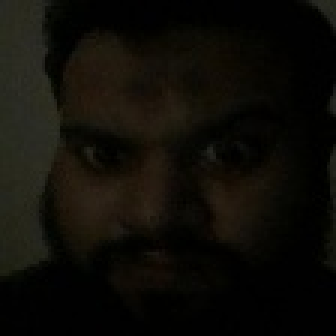
//> input picture code/ascend_310B/smart_ip_interaction/datasets/emotion_dataset_6cls/test/angry/20231118_194043_jpg.rf.3103f7b5193b400b794ffb58ec3b2d90_0.jpg, 112 x 112 px (shown 3 times larger)
$ ./xf_tvl1_tb ../../../../../../ascend_310B/smart_ip_interaction/datasets/emotion_dataset_6cls/test/angry/20231118_194043_jpg.rf.3103f7b5193b400b794ffb58ec3b2d90_0.jpg ../../../../../../ascend_310B/smart_ip_interaction/datasets/emotion_dataset_6cls/test/angry/4_jpg.rf.f9677a5917b25f15e8441198f8145abc_0.jpg   (built with g++ and OpenCV 4)
//> lines starting //> are read from the running program, lines starting //| are printed output that depends on the picture
// [16 lines of licence text are left out]

#include "common/xf_headers.hpp"
#include "xf_tvl1_tb_config.h"
#include "video/xf_tvl1_wrapper.hpp"
#include "opencv2/optflow.hpp"

using namespace std;
using namespace cv;
using namespace std::chrono;

typedef unsigned char pix_t;
typedef unsigned char IN_TYPE2;

typedef struct __rgba {
    IN_TYPE2 r, g, b;
    IN_TYPE2 a; // can be unused
} rgba_t;
typedef struct __rgb { IN_TYPE2 r, g, b; } rgb_t;

static void getPseudoColorInt(pix_t pix, float fx, float fy, rgba_t& rgba) {
    // normalization factor is key for good visualization. Make this auto-ranging
    // or controllable from the host TODO
    // const int normFac = 127/2;
    const int normFac = 10;

    int y = 127 + (int)(fy * normFac);
    int x = 127 + (int)(fx * normFac);
    if (y > 255) y = 255;
    if (y < 0) y = 0;
    if (x > 255) x = 255;
    if (x < 0) x = 0;

    rgb_t rgb;
    if (x > 127) {
        if (y < 128) {
            // 1 quad
            rgb.r = x - 127 + (127 - y) / 2;
            rgb.g = (127 - y) / 2;
            rgb.b = 0;
        } else {
            // 4 quad
            rgb.r = x - 127;
            rgb.g = 0;
            rgb.b = y - 127;
        }
    } else {
        if (y < 128) {
            // 2 quad
            rgb.r = (127 - y) / 2;
            rgb.g = 127 - x + (127 - y) / 2;
            rgb.b = 0;
        } else {
            // 3 quad
            rgb.r = 0;
            rgb.g = 128 - x;
            rgb.b = y - 127;
        }
    }

    rgba.r = pix / 4 + 3 * rgb.r / 4;
    rgba.g = pix / 4 + 3 * rgb.g / 4;
    rgba.b = pix / 4 + 3 * rgb.b / 4;
    rgba.a = 255;
    // rgba.r = rgb.r;
    // rgba.g = rgb.g;
    // rgba.b = rgb.b ;
}

void writeOpticalFlowToFile(const Mat_<Point2f>& flow, const string& fileName) {
    const char FLO_TAG_STRING[] = "PIEH"; // use this when WRITING the file
    ofstream file(fileName.c_str(), ios_base::binary);

    file << FLO_TAG_STRING;

    file.write((const char*)&flow.cols, sizeof(int));
    file.write((const char*)&flow.rows, sizeof(int));

    for (int i = 0; i < flow.rows; ++i) {
        for (int j = 0; j < flow.cols; ++j) {
            const Point2f u = flow(i, j);

            file.write((const char*)&u.x, sizeof(float));
            file.write((const char*)&u.y, sizeof(float));
        }
    }
}

void Write_FLowimage(cv::Mat frame1, Mat_<Point2f> flow, bool hwout_en) {
    const string gold_flow_path = "tvl1_flow.flo";
    writeOpticalFlowToFile(flow, gold_flow_path);

    rgba_t pix;
    Point2f u;
    cv::Mat frame_out(frame1.size(), CV_8UC4);

    for (int r = 0; r < frame1.rows; r++) {
        for (int c = 0; c < frame1.cols; c++) {
            u = flow(r, c);

            getPseudoColorInt(frame1.at<pix_t>(r, c), u.x, u.y, pix);

            frame_out.at<unsigned int>(r, c) = ((unsigned int)pix.a << 24 | (unsigned int)pix.b << 16 |
                                                (unsigned int)pix.g << 8 | (unsigned int)pix.r);
        }
    }

    string out_img;
    if (hwout_en == 0)
        out_img = "./flow_out_sw_tvl1.png";
    else
        out_img = "./flow_out_hw_tvl1.png";

    cv::imwrite(out_img, frame_out);
}

int main(int argc, char** argv) {
    if (argc != 3) {
        fprintf(stderr, "Usage: %s <Current_frame> <Next_frame> \n", argv[0]);
        return EXIT_FAILURE;
    }

    cv::Mat current_frame = cv::imread(argv[1], 0);
//> current_frame: 112 rows x 112 cols, CV_8UC1; min 0, max 47, mean 12.7
    cv::Mat next_frame = cv::imread(argv[2], 0);
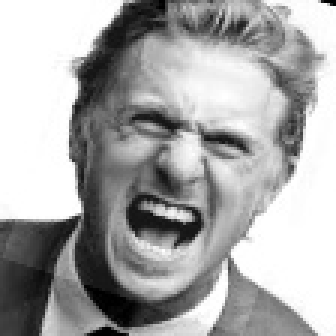
//> input picture code/ascend_310B/smart_ip_interaction/datasets/emotion_dataset_6cls/test/angry/4_jpg.rf.f9677a5917b25f15e8441198f8145abc_0.jpg, 112 x 112 px (shown 3 times larger)
//> next_frame is the input picture: 112 rows x 112 cols, CV_8UC1; min 0, max 255, mean 168.3

    std::cout << "Run with SW TVL1 optical flow" << std::endl;
    Mat_<Point2f> flow;
    Ptr<cv::optflow::DualTVL1OpticalFlow> tvl1 = cv::optflow::DualTVL1OpticalFlow::create();

    auto t1_sw = std::chrono::system_clock::now();
    // SW TVL1 call- Load two frame and create image pyaramid. TVL1 processsing on current two frames.
    tvl1->calc(current_frame, next_frame, flow);
    auto t2_sw = std::chrono::system_clock::now();
    auto value_t1_sw = std::chrono::duration_cast<std::chrono::microseconds>(t2_sw - t1_sw);
    std::cout << "SW TVL1 latency: " << (float)(value_t1_sw.count() * 1000) << " msec\n";

    // Generate output image using "flow" matrix
    Write_FLowimage(next_frame, flow, 0);
//> the loop in Write_FLowimage, `for (int r = 0; r < frame1.rows; r++)` made 112 passes
//> u on passes 1 to 12: Point(-17.58, 26.89), Point(-17.57, 24.56), Point(-18.19, 24.57), Point(-19.52, 24.8), Point(-19.65, 24.8), Point(-19.64, 24.87), Point(-19.63, 24.89), Point(-19.65, 24.85), Point(-13.59, 24.79), Point(-13.46, 23.97), Point(-13.44, 17.07), Point(-12.3, 22.77)
//> after the loop in Write_FLowimage, `for (int r = 0; r < frame1.rows; r++)`:
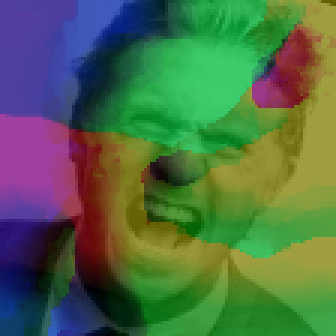
//> frame_out: 112 rows x 112 cols, CV_8UC4 (shown 3 times larger); mean B, G, R, A 71.9, 107.6, 79.3, 255
//> after the loop in Write_FLowimage, `for (int r = 0; r < frame1.rows; r++)`: u = Point(-68.24, -3)

    std::cout << "Run with HW accelerator:TVL1 optical flow" << std::endl;
    Mat_<Point2f> flow_hw;
//> (the run ends here: the program needs code that is not available in this run, at `Ptr<xf::cv::DualTVL1OpticalFlow> tvl1_xfcv = xf::cv::DualTVL1OpticalFl..`)
